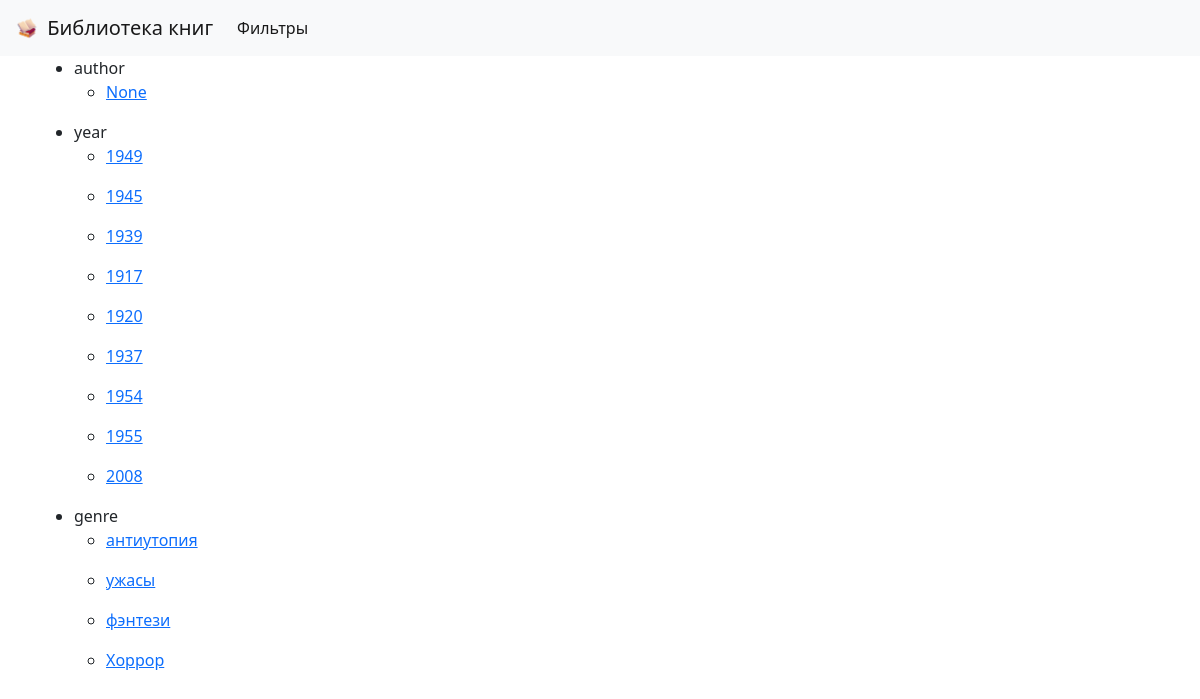
Page /allfilters/ on the committed database.
### book/models.py (models this page shows, shortened)
class Book(models.Model):
    class Status(models.TextChoices):
        DRAFT = 'DF', 'Черновик'
        PUBLISHED = 'PB', 'Опубликовано'
    title = models.CharField(
        verbose_name='Название',
        help_text='Название книги до 100 символов',
        max_length=100,
    )
    author = models.ForeignKey('Author', on_delete=models.PROTECT)
    year = models.DecimalField(
        verbose_name='Год издания',
        help_text='Год издания книги',
        max_digits=4,
        decimal_places=0,
        blank=False,
    )
    genre = models.CharField(
        verbose_name='Жанр',
        help_text='Жанр книги до 50 символов',
        max_length=50,
        blank=False,
    )
    cover = models.ImageField(
        upload_to='img/covers',
        default='/img/covers/no_photo.webp',
        verbose_name='Обложка',
    )
    publish = models.DateTimeField(
        verbose_name='Дата публикации',
        default=timezone.now,
    )
    created = models.DateTimeField(
        verbose_name='Дата создания',
        auto_now_add=True,
    )
    updated = models.DateTimeField(
        verbose_name='Дата изменения',
        auto_now=True,
    )
    status = models.CharField(
        verbose_name='Статус',
        max_length=2,
        choices=Status.choices,
        default=Status.DRAFT,
    )
    objects = models.Manager()
    published = PublishedManager()
    class Meta:
        ordering = ['id']
        verbose_name = 'книгу'
        verbose_name_plural = 'Книги'

### book/views.py (the view)
# urls.py: path('allfilters/', views.all_filters, name='all_filters'),
def all_filters(request):
    global FILTER_LIST
    list_filters = dict()
    for filter in FILTER_LIST[1:]:
        list_filters.setdefault(filter, [])
    books = list(Book.objects.values())
    for book in books:
        for filter in FILTER_LIST[1:]:
            if book.get(filter) not in list_filters.get(filter):
                list_filters[filter].append(book.get(filter))
    return render(request, 'library/filters.html', {'list_filters': list_filters})

### templates/library/filters.html (shortened to what this page needs)
{% extends "library/base.html" %}
{% block content %}
<ul>
    {% for filter, value in list_filters.items %}
    <li>
        {{ filter }}
        <ul>
            {% for el in value %}
            <li>
                <div>
                    <p><a href="/filter/{{ filter }}?param={{ el }}">{{ el }}</a></p>
                </div>
            </li>
            {% endfor %}
        </ul>
    </li>
    {% endfor %}
</ul>
{% endblock %}

### rows in the picture
Book: value "1949" "антиутопия"
Book: value "1945"
Book: value "1939"
Book: value "1917" "ужасы"
Book: value "1920"
Book: value "1937" "фэнтези"
Book: value "1954"
Book: value "1955"
Book: value "2008" "Хоррор"

### other values in the picture
{{ filter }} "author" "year" "genre"
{{ el }} "None"
